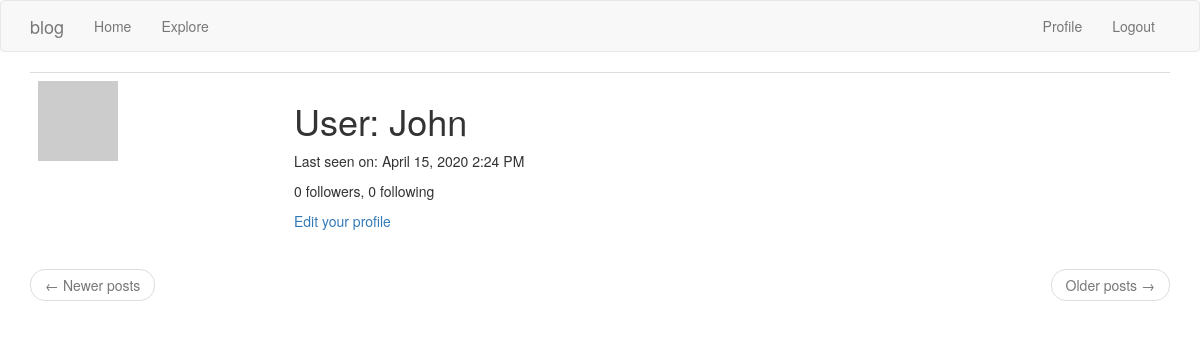
Page /user/John (signed in) on the earlier database version.
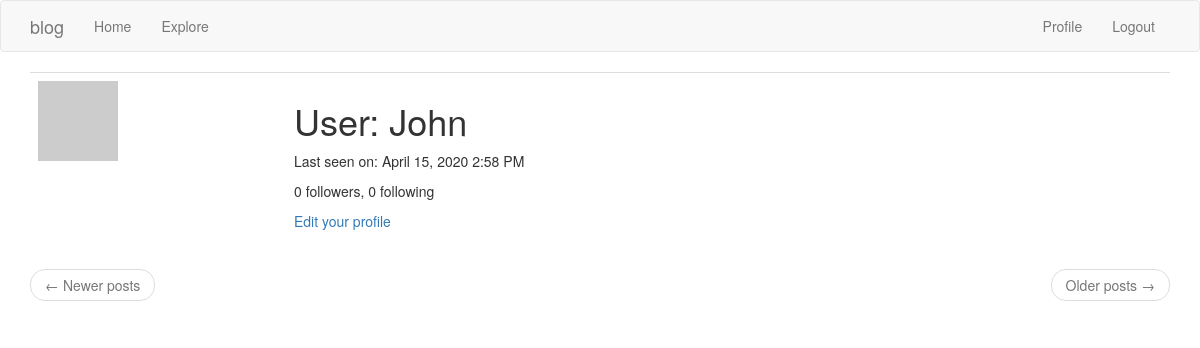
Same page on the later database version.
### app/models.py (models this page shows, shortened)
class User(UserMixin, db.Model):
    id = db.Column(db.Integer, primary_key=True)
    username = db.Column(db.String(64), index=True, unique=True)
    email = db.Column(db.String(120), index=True, unique=True)
    password_hash = db.Column(db.String(128))
    posts = db.relationship("Post", backref="author", lazy="dynamic")
    about_me = db.Column(db.String(140))
    last_seen = db.Column(db.DateTime, default=datetime.utcnow)
    followed = db.relationship(
        "User",
        secondary=followers,
        primaryjoin=(followers.c.follower_id == id),
        secondaryjoin=(followers.c.followed_id == id),
        backref=db.backref("followers", lazy="dynamic"),
        lazy="dynamic",
    )
    def avatar(self, size):
        digest = md5(self.email.lower().encode("utf-8")).hexdigest()
        return "https://www.gravatar.com/avatar/{}?d=identicon&s={}".format(
            digest, size
        )

### app/routes.py (the view)
@app.route("/user/<username>")
@login_required
def user(username):
    user = User.query.filter_by(username=username).first_or_404()
    page = request.args.get("page", 1, type=int)
    posts = user.posts.order_by(Post.timestamp.desc()).paginate(
        page, app.config["POSTS_PER_PAGE"], False
    )
    next_url = (
        url_for("user", username=user.username, page=posts.next_num)
        if posts.has_next
        else None
    )
    prev_url = (
        url_for("user", username=user.username, page=posts.prev_num)
        if posts.has_prev
        else None
    )
    return render_template(
        "user.html", user=user, posts=posts.items, next_url=next_url, prev_url=prev_url
    )

### app/models.py (called while the page is built)
@login.user_loader
def load_user(id):
    return User.query.get(int(id))

### app/routes.py (called while the page is built)
@app.before_request
def before_request():
    if current_user.is_authenticated:
        current_user.last_seen = datetime.utcnow()
        db.session.commit()
    g.locale = str(get_locale())

### app/templates/user.html (shortened to what this page needs)
{% extends "base.html" %} {% block app_content %}
<table class="table table-hover">
  <tr>
    <td width="256px"><img src="{{ user.avatar(256) }}" /></td>
    <td>
      <h1>{{ _('User') }}: {{ user.username }}</h1>
       {% if user.last_seen %}
      <p>{{ _('Last seen on') }}: {{ moment(user.last_seen).format('LLL') }}</p>
      {% endif %}
      <p>
        {{ _('%(count)d followers', count=user.followers.count()) }},
        {{ _('%(count)d following', count=user.followed.count()) }}
      </p>
      {% if user == current_user %}
      <p><a href="{{ url_for('edit_profile') }}">{{ _('Edit your profile') }}</a></p>
      {% elif not current_user.is_following(user) %}
      <p><a href="{{ url_for('follow', username=user.username) }}">{{ _('Follow') }}</a></p>
      {% else %}
      <p><a href="{{ url_for('unfollow', username=user.username) }}">{{ _('Unfollow') }}</a></p>
      {% endif %}
    </td>
  </tr>
</table>
<nav aria-label="...">
  <ul class="pager">
    <li class="previous{% if not prev_url %} disabled{% endif %}">
      <a href="{{ prev_url or '#' }}">
        <span aria-hidden="true">&larr;</span> {{ _('Newer posts') }}
      </a>
    </li>
    <li class="next{% if not next_url %} disabled{% endif %}">
      <a href="{{ next_url or '#' }}">
        {{ _('Older posts') }} <span aria-hidden="true">&rarr;</span>
      </a>
    </li>
  </ul>
</nav>
{% endblock %}

### app/templates/base.html (shortened to what this page needs)
{% extends 'bootstrap/base.html' %}  {% block navbar %}
<nav class="navbar navbar-default">
  <div class="container">
    <div class="navbar-header">
      <a class="navbar-brand" href="{{ url_for('index') }}">blog</a>
    </div>
    <div class="collapse navbar-collapse" id="bs-example-navbar-collapse-1">
      <ul class="nav navbar-nav">
        <li><a href="{{ url_for('index') }}">{{ _('Home') }}</a></li>
        <li><a href="{{ url_for('explore') }}">{{ _('Explore') }}</a></li>
      </ul>
      <ul class="nav navbar-nav navbar-right">
        {% if current_user.is_anonymous %}
        <li><a href="{{ url_for('login') }}">{{ _('Login') }}</a></li>
        {% else %}
        <li>
          <a href="{{ url_for('user', username=current_user.username) }}">{{ _('Profile') }}</a>
        </li>
        <li><a href="{{ url_for('logout') }}">{{ _('Logout') }}</a></li>
        {% endif %}
      </ul>
    </div>
  </div>
</nav>
{% endblock %} {% block content %}
<div class="container">
  {% block app_content %}{% endblock %}
</div>
{% endblock %}

Differences in the rows shown:
changed User "John": last_seen "April 15, 2020 2:24 PM" → "April 15, 2020 2:58 PM"
